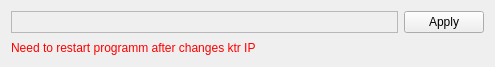
<?xml version="1.0" encoding="UTF-8"?>
<ui version="4.0">
 <class>KtrAdressControl</class>
 <widget class="QWidget" name="KtrAdressControl">
  <property name="geometry">
   <rect>
    <x>0</x>
    <y>0</y>
    <width>495</width>
    <height>67</height>
   </rect>
  </property>
  <property name="sizePolicy">
   <sizepolicy hsizetype="Maximum" vsizetype="Maximum">
    <horstretch>0</horstretch>
    <verstretch>0</verstretch>
   </sizepolicy>
  </property>
  <property name="windowTitle">
   <string>Form</string>
  </property>
  <layout class="QGridLayout" name="gridLayout">
   <item row="0" column="0">
    <widget class="IpAddressControl" name="ipframe">
     <property name="frameShape">
      <enum>QFrame::StyledPanel</enum>
     </property>
     <property name="frameShadow">
      <enum>QFrame::Raised</enum>
     </property>
    </widget>
   </item>
   <item row="0" column="1">
    <widget class="QPushButton" name="pushButton">
     <property name="sizePolicy">
      <sizepolicy hsizetype="Maximum" vsizetype="Maximum">
       <horstretch>0</horstretch>
       <verstretch>0</verstretch>
      </sizepolicy>
     </property>
     <property name="text">
      <string>Apply</string>
     </property>
    </widget>
   </item>
   <item row="1" column="0" colspan="2">
    <widget class="QLabel" name="labelAlarm">
     <property name="styleSheet">
      <string notr="true">color: rgb(255, 0, 0);</string>
     </property>
     <property name="text">
      <string>Need to restart programm after changes ktr IP</string>
     </property>
    </widget>
   </item>
  </layout>
 </widget>
 <customwidgets>
  <customwidget>
   <class>IpAddressControl</class>
   <extends>QFrame</extends>
   <header>IpAddressControl.h</header>
   <container>1</container>
  </customwidget>
 </customwidgets>
 <resources/>
 <connections/>
</ui>
